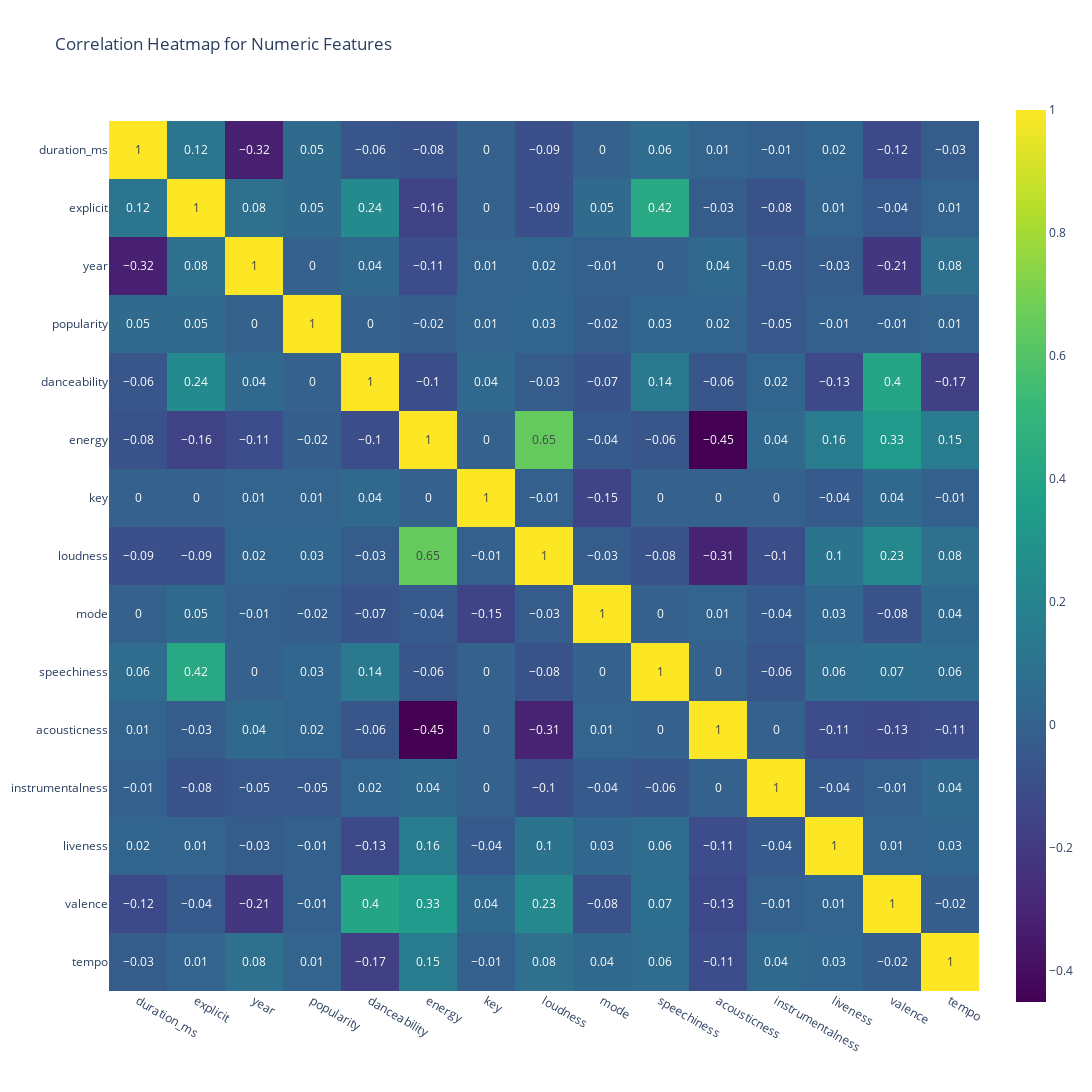

The notebook cell saved with this chart:
### Markdown cell above
**Insights from Boxplots**

**After plotting the boxplots for the numerical features, we noticed the presence of several outliers across different columns. However, these outliers are not necessarily data errors. Given the wide variety of music genres and song styles in the dataset, such variations are expected. Different genres can have distinct characteristics in terms of tempo, energy, loudness, and other audio features, which naturally leads to a broader range of values.**

### Code cell
# Before we create heatmap I will convert the 'explicit' column to numeric to get corrletion with other columns 
# The True will be equal to 1 and False will be equal to 0
df['explicit'] = df['explicit'].astype(int)
corr = df.corr(numeric_only=True)
fig = px.imshow(corr.round(2),
                text_auto=True, 
                color_continuous_scale='Viridis', 
                title="Correlation Heatmap for Numeric Features"
                )
fig.update_layout(
    title="Correlation Heatmap for Numeric Features",
    width=1200, 
    height=1200
)
fig.show()

### Figure 1 — Plotly figure (JSON) as saved in the notebook; plotly's stock layout.template omitted (floating-point values rounded to 4 significant figures; data arrays with more than 128 entries replaced by an {"elided": "..."} marker saying what was removed)
{"data": [{"coloraxis": "coloraxis", "hovertemplate": "x: %{x}<br>y: %{y}<br>color: %{z}<extra></extra>", "name": "0", "texttemplate": "%{z}", "type": "heatmap", "x": ["duration_ms", "explicit", "year", "popularity", "danceability", "energy", "key", "loudness", "mode", "speechiness", "acousticness", "instrumentalness", "liveness", "valence", "tempo"], "xaxis": "x", "y": ["duration_ms", "explicit", "year", "popularity", "danceability", "energy", "key", "loudness", "mode", "speechiness", "acousticness", "instrumentalness", "liveness", "valence", "tempo"], "yaxis": "y", "z": {"elided": "15x15 float values"}}], "layout": {"coloraxis": {"colorscale": [[0, "#440154"], [0.1111, "#482878"], [0.2222, "#3e4989"], [0.3333, "#31688e"], [0.4444, "#26828e"], [0.5556, "#1f9e89"], [0.6667, "#35b779"], [0.7778, "#6ece58"], [0.8889, "#b5de2b"], [1, "#fde725"]]}, "height": 1200, "title": {"text": "Correlation Heatmap for Numeric Features"}, "width": 1200, "xaxis": {"anchor": "y", "autorange": true, "constrain": "domain", "domain": [0, 1], "range": [-0.5, 14.5], "scaleanchor": "y", "type": "category"}, "yaxis": {"anchor": "x", "autorange": true, "constrain": "domain", "domain": [0.02304, 0.977], "range": [14.5, -0.5], "type": "category"}}}
